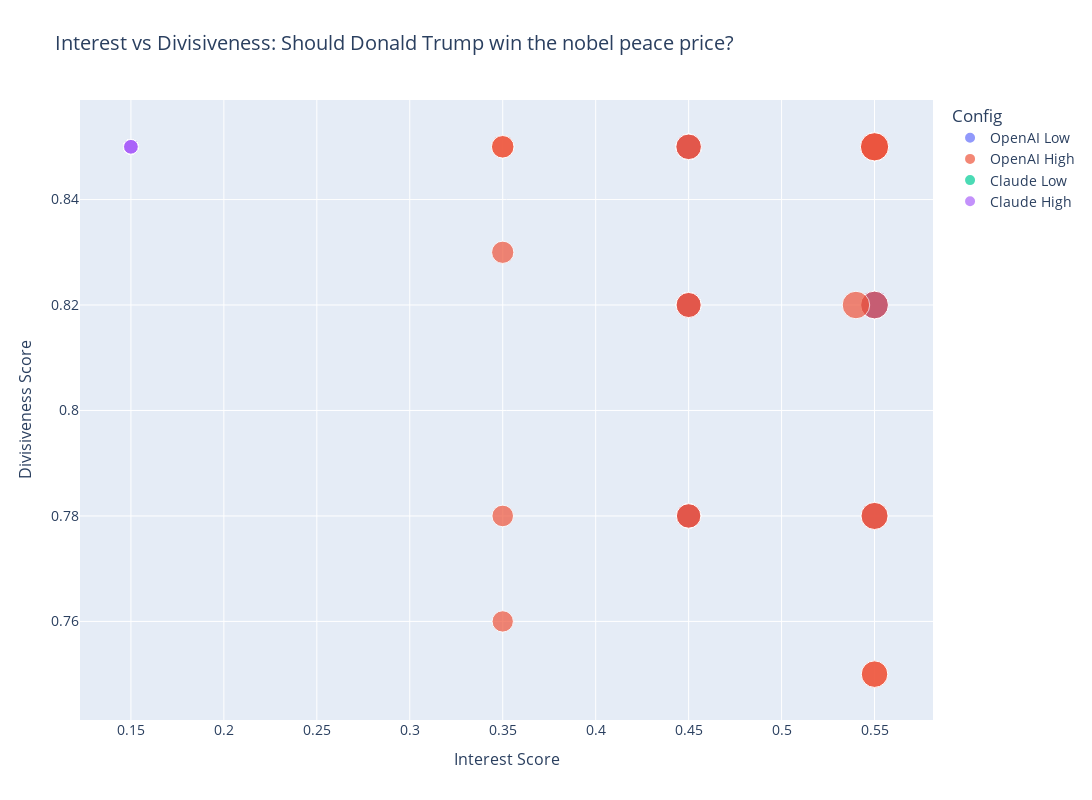

Source (notebook cell):
### Markdown cell above
## Scatter Plot: Interest vs Divisiveness

### Code cell
# Create scatter plot comparing interest and divisiveness
scatter_data = []

configs = [
    ('OpenAI Low', interest_openai_low, div_openai_low),
    ('OpenAI High', interest_openai_high, div_openai_high),
    ('Claude Low', interest_claude_low, div_claude_low),
    ('Claude High', interest_claude_high, div_claude_high)
]

for config_name, interest_scores, div_scores in configs:
    for i, d in zip(interest_scores, div_scores):
        scatter_data.append({
            'Interest': i,
            'Divisiveness': d,
            'Buzz': i * d,  # Combined buzz score
            'Config': config_name
        })

scatter_df = pd.DataFrame(scatter_data)

fig = px.scatter(
    scatter_df,
    x='Interest',
    y='Divisiveness',
    color='Config',
    size='Buzz',
    title=f'Interest vs Divisiveness: {TOPIC}',
    labels={'Interest': 'Interest Score', 'Divisiveness': 'Divisiveness Score'},
    hover_data=['Buzz']
)

# Increase size and font sizes
fig.update_layout(
    height=800,   # Increased from 600
    width=1200,   # Added width
    title_font_size=20,
    font=dict(size=14),
    xaxis=dict(title_font_size=16, tickfont_size=14),
    yaxis=dict(title_font_size=16, tickfont_size=14),
    legend=dict(font=dict(size=14))
)

fig.show()

### Figure 1 — Plotly figure (JSON) as saved in the notebook; plotly's stock layout.template omitted (floating-point values rounded to 4 significant figures)
{"data": [{"customdata": [[0.369], [0.3825], [0.369], [0.4675], [0.351], [0.429], [0.4675], [0.369], [0.3825], [0.451], [0.351], [0.451], [0.369], [0.3825], [0.3825], [0.3825], [0.351], [0.351], [0.451], [0.351]], "hovertemplate": "Config=OpenAI Low<br>Interest Score=%{x}<br>Divisiveness Score=%{y}<br>Buzz=%{customdata[0]}<extra></extra>", "legendgroup": "OpenAI Low", "marker": {"color": "#636efa", "size": [0.369, 0.3825, 0.369, 0.4675, 0.351, 0.429, 0.4675, 0.369, 0.3825, 0.451, 0.351, 0.451, 0.369, 0.3825, 0.3825, 0.3825, 0.351, 0.351, 0.451, 0.351], "sizemode": "area", "sizeref": 0.001169, "symbol": "circle"}, "mode": "markers", "name": "OpenAI Low", "orientation": "v", "showlegend": true, "type": "scatter", "x": [0.45, 0.45, 0.45, 0.55, 0.45, 0.55, 0.55, 0.45, 0.45, 0.55, 0.45, 0.55, 0.45, 0.45, 0.45, 0.45, 0.45, 0.45, 0.55, 0.45], "xaxis": "x", "y": [0.82, 0.85, 0.82, 0.85, 0.78, 0.78, 0.85, 0.82, 0.85, 0.82, 0.78, 0.82, 0.82, 0.85, 0.85, 0.85, 0.78, 0.78, 0.82, 0.78], "yaxis": "y"}, {"customdata": [[0.273], [0.369], [0.429], [0.351], [0.266], [0.3825], [0.4125], [0.3825], [0.4675], [0.351], [0.2975], [0.2975], [0.451], [0.4125], [0.369], [0.429], [0.4428], [0.4675], [0.2905], [0.4675]], "hovertemplate": "Config=OpenAI High<br>Interest Score=%{x}<br>Divisiveness Score=%{y}<br>Buzz=%{customdata[0]}<extra></extra>", "legendgroup": "OpenAI High", "marker": {"color": "#EF553B", "size": [0.273, 0.369, 0.429, 0.351, 0.266, 0.3825, 0.4125, 0.3825, 0.4675, 0.351, 0.2975, 0.2975, 0.451, 0.4125, 0.369, 0.429, 0.4428, 0.4675, 0.2905, 0.4675], "sizemode": "area", "sizeref": 0.001169, "symbol": "circle"}, "mode": "markers", "name": "OpenAI High", "orientation": "v", "showlegend": true, "type": "scatter", "x": [0.35, 0.45, 0.55, 0.45, 0.35, 0.45, 0.55, 0.45, 0.55, 0.45, 0.35, 0.35, 0.55, 0.55, 0.45, 0.55, 0.54, 0.55, 0.35, 0.55], "xaxis": "x", "y": [0.78, 0.82, 0.78, 0.78, 0.76, 0.85, 0.75, 0.85, 0.85, 0.78, 0.85, 0.85, 0.82, 0.75, 0.82, 0.78, 0.82, 0.85, 0.83, 0.85], "yaxis": "y"}, {"customdata": [[0.1275], [0.1275], [0.1275], [0.1275], [0.1275], [0.1275], [0.1275], [0.1275], [0.1275], [0.1275], [0.1275], [0.1275], [0.1275], [0.1275], [0.1275], [0.1275], [0.1275], [0.1275], [0.1275], [0.1275]], "hovertemplate": "Config=Claude Low<br>Interest Score=%{x}<br>Divisiveness Score=%{y}<br>Buzz=%{customdata[0]}<extra></extra>", "legendgroup": "Claude Low", "marker": {"color": "#00cc96", "size": [0.1275, 0.1275, 0.1275, 0.1275, 0.1275, 0.1275, 0.1275, 0.1275, 0.1275, 0.1275, 0.1275, 0.1275, 0.1275, 0.1275, 0.1275, 0.1275, 0.1275, 0.1275, 0.1275, 0.1275], "sizemode": "area", "sizeref": 0.001169, "symbol": "circle"}, "mode": "markers", "name": "Claude Low", "orientation": "v", "showlegend": true, "type": "scatter", "x": [0.15, 0.15, 0.15, 0.15, 0.15, 0.15, 0.15, 0.15, 0.15, 0.15, 0.15, 0.15, 0.15, 0.15, 0.15, 0.15, 0.15, 0.15, 0.15, 0.15], "xaxis": "x", "y": [0.85, 0.85, 0.85, 0.85, 0.85, 0.85, 0.85, 0.85, 0.85, 0.85, 0.85, 0.85, 0.85, 0.85, 0.85, 0.85, 0.85, 0.85, 0.85, 0.85], "yaxis": "y"}, {"customdata": [[0.1275], [0.1275], [0.1275], [0.1275], [0.1275], [0.1275], [0.1275], [0.1275], [0.1275], [0.1275], [0.1275], [0.1275], [0.1275], [0.1275], [0.1275], [0.1275], [0.1275], [0.1275], [0.1275], [0.1275]], "hovertemplate": "Config=Claude High<br>Interest Score=%{x}<br>Divisiveness Score=%{y}<br>Buzz=%{customdata[0]}<extra></extra>", "legendgroup": "Claude High", "marker": {"color": "#ab63fa", "size": [0.1275, 0.1275, 0.1275, 0.1275, 0.1275, 0.1275, 0.1275, 0.1275, 0.1275, 0.1275, 0.1275, 0.1275, 0.1275, 0.1275, 0.1275, 0.1275, 0.1275, 0.1275, 0.1275, 0.1275], "sizemode": "area", "sizeref": 0.001169, "symbol": "circle"}, "mode": "markers", "name": "Claude High", "orientation": "v", "showlegend": true, "type": "scatter", "x": [0.15, 0.15, 0.15, 0.15, 0.15, 0.15, 0.15, 0.15, 0.15, 0.15, 0.15, 0.15, 0.15, 0.15, 0.15, 0.15, 0.15, 0.15, 0.15, 0.15], "xaxis": "x", "y": [0.85, 0.85, 0.85, 0.85, 0.85, 0.85, 0.85, 0.85, 0.85, 0.85, 0.85, 0.85, 0.85, 0.85, 0.85, 0.85, 0.85, 0.85, 0.85, 0.85], "yaxis": "y"}], "layout": {"font": {"size": 14}, "height": 800, "legend": {"font": {"size": 14}, "itemsizing": "constant", "title": {"text": "Config"}, "tracegroupgap": 0}, "title": {"font": {"size": 20}, "text": "Interest vs Divisiveness: Should Donald Trump win the nobel peace price?"}, "width": 1200, "xaxis": {"anchor": "y", "domain": [0, 1], "tickfont": {"size": 14}, "title": {"font": {"size": 16}, "text": "Interest Score"}}, "yaxis": {"anchor": "x", "domain": [0, 1], "tickfont": {"size": 14}, "title": {"font": {"size": 16}, "text": "Divisiveness Score"}}}}
